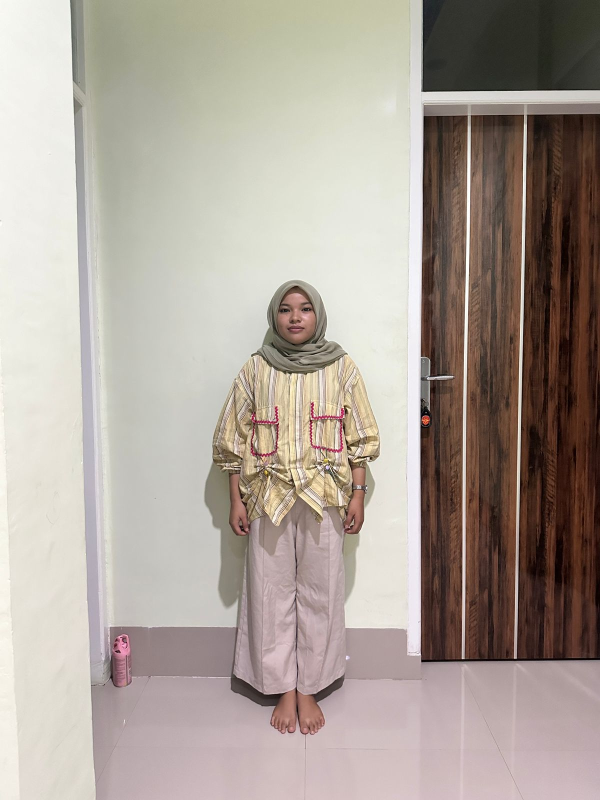
#> input picture Machine Learning/dataset_img/1-1.jpg, 1200 x 1600 px (shown at 1/2 size)
$ python -i img_process.py   (imports and definitions only)   (Python 2 division)
#> lines starting #> are read from the running program, lines starting #| are printed output that depends on the picture
import cv2
import numpy as np

def image_processing(image):
    h, w = image.shape[:2]
    print("height = {}, width = {}".format(h, w))

    gray = cv2.cvtColor(image, cv2)
    gray_image = cv2.cvtColor(image, cv2.COLOR_BGR2GRAY)

    kernel = np.ones((5, 5), np.uint8)
    processed_image = cv2.dilate(gray_image, kernel, iterations=1)

    return processed_image

# Fungsi untuk menghitung tinggi badan
def calculate_height(image):
    height = 170  # Contoh nilai tinggi badan dalam satuan cm

    return height

def calculate_weight(image):
    weight = 65  # Contoh nilai berat badan dalam satuan kg

    return weight

def display_result(height, weight):
    # Menampilkan hasil perhitungan tinggi dan berat badan
    print("Tinggi badan: ", height, " cm")
    print("Berat badan: ", weight, " kg")

# Main program
# [15 lines not run here, left out]

>>> import cv2
>>> picture = cv2.imread('../Machine Learning/dataset_img/1-1.jpg', cv2.IMREAD_GRAYSCALE)
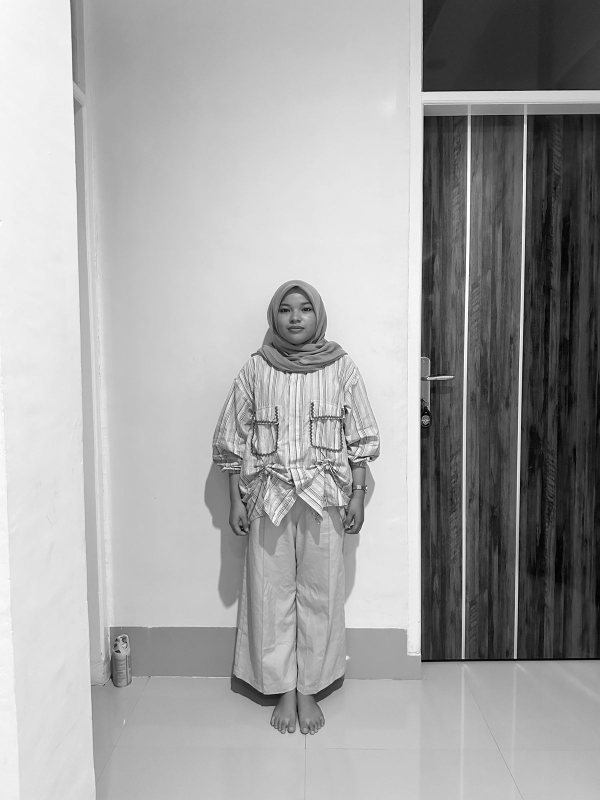
#> picture: shape (1600, 1200) (shown at 1/2 size); min 0, max 255, mean 163.8
>>> result = image_processing(picture)
#| height = 1600, width = 1200
#> (the run stopped early here; a loop or call above may not have finished)

$ run again, on Machine Learning/dataset_img/1-2.jpg
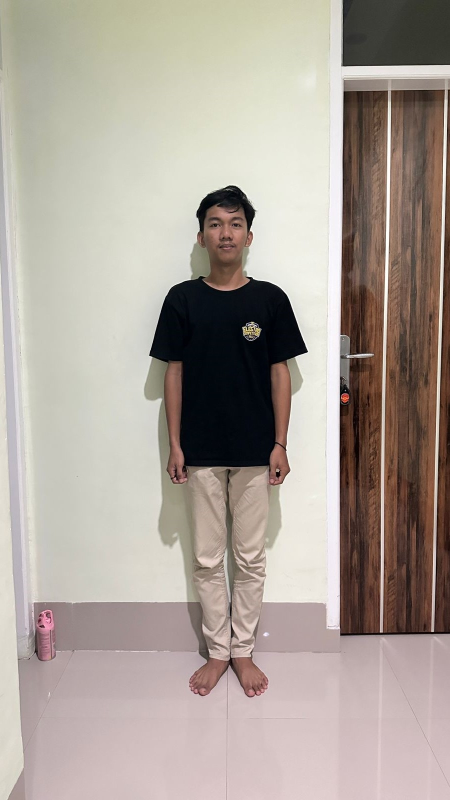
#> input picture Machine Learning/dataset_img/1-2.jpg, 900 x 1600 px (shown at 1/2 size)
#> `picture = cv2.imread('../Machine Learning/dataset_img/1-1.jpg', cv2.IM..`:
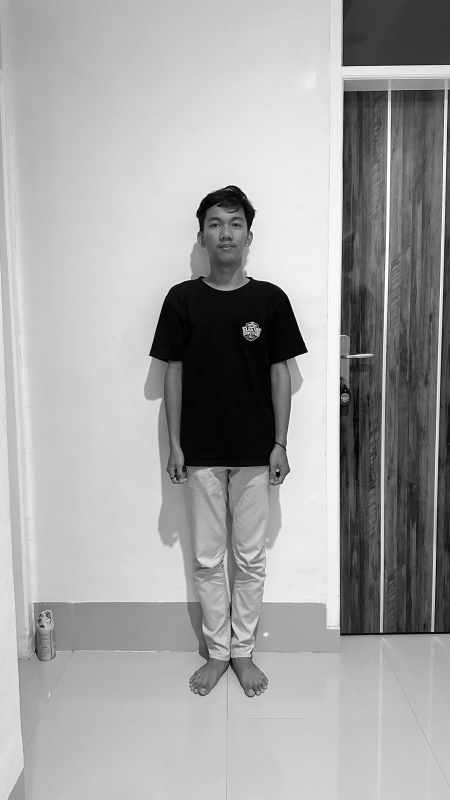
#> picture: shape (1600, 900) (shown at 1/2 size); min 0, max 255, mean 163.2
#| height = 1600, width = 900

$ run again, on Machine Learning/dataset_img/1-3.jpg
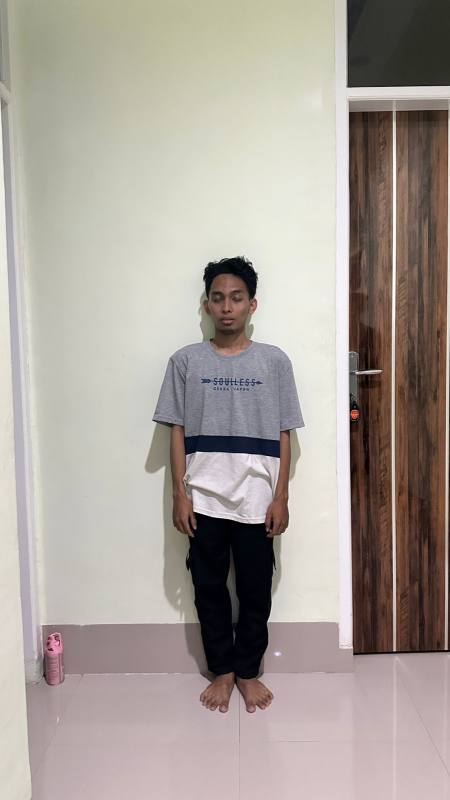
#> input picture Machine Learning/dataset_img/1-3.jpg, 900 x 1600 px (shown at 1/2 size)
#> `picture = cv2.imread('../Machine Learning/dataset_img/1-1.jpg', cv2.IM..`:
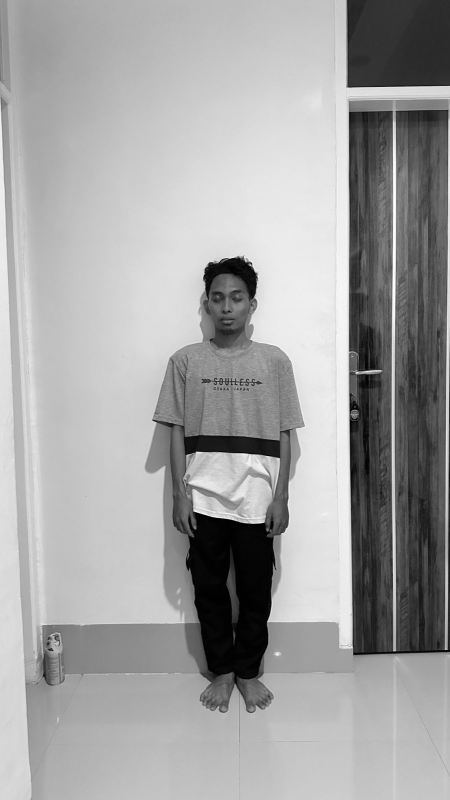
#> picture: shape (1600, 900) (shown at 1/2 size); min 0, max 255, mean 162.4
#| height = 1600, width = 900

$ run again, on Machine Learning/dataset_img/1-4.jpg
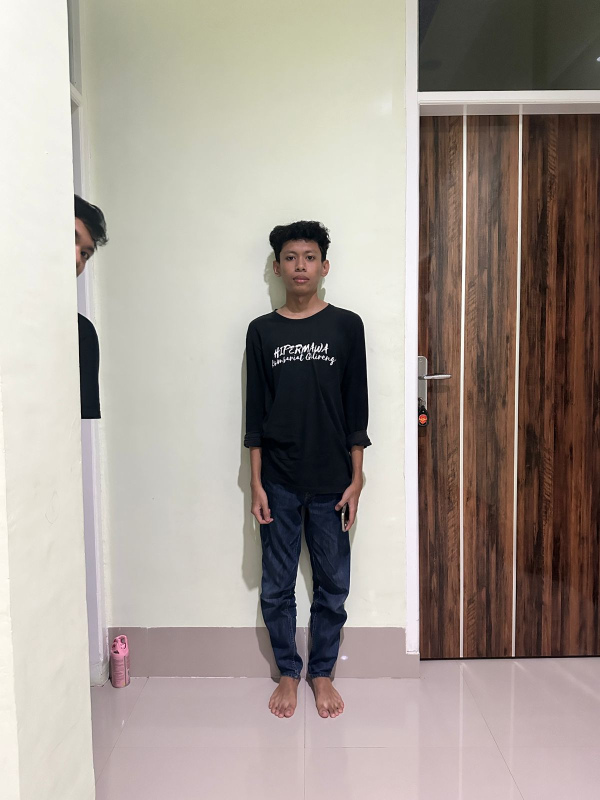
#> input picture Machine Learning/dataset_img/1-4.jpg, 1200 x 1600 px (shown at 1/2 size)
#> `picture = cv2.imread('../Machine Learning/dataset_img/1-1.jpg', cv2.IM..`:
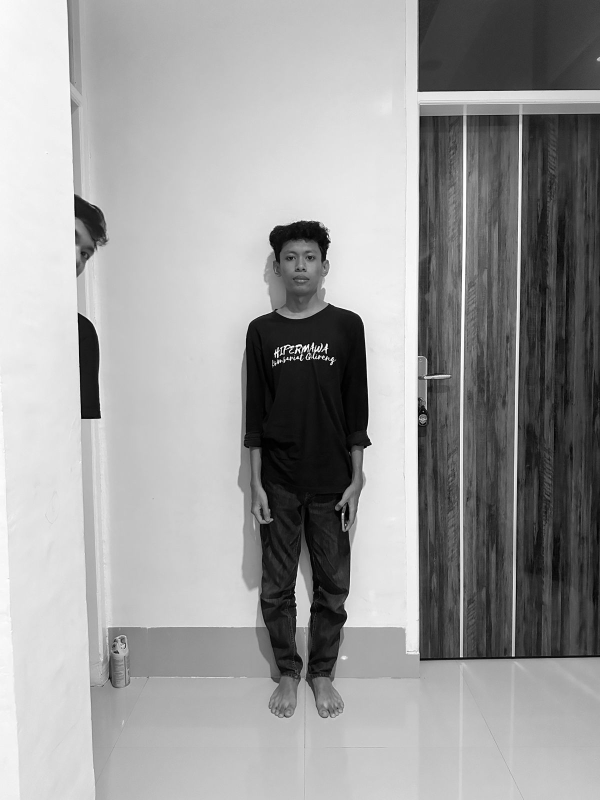
#> picture: shape (1600, 1200) (shown at 1/2 size); min 0, max 255, mean 156.3
#| height = 1600, width = 1200
